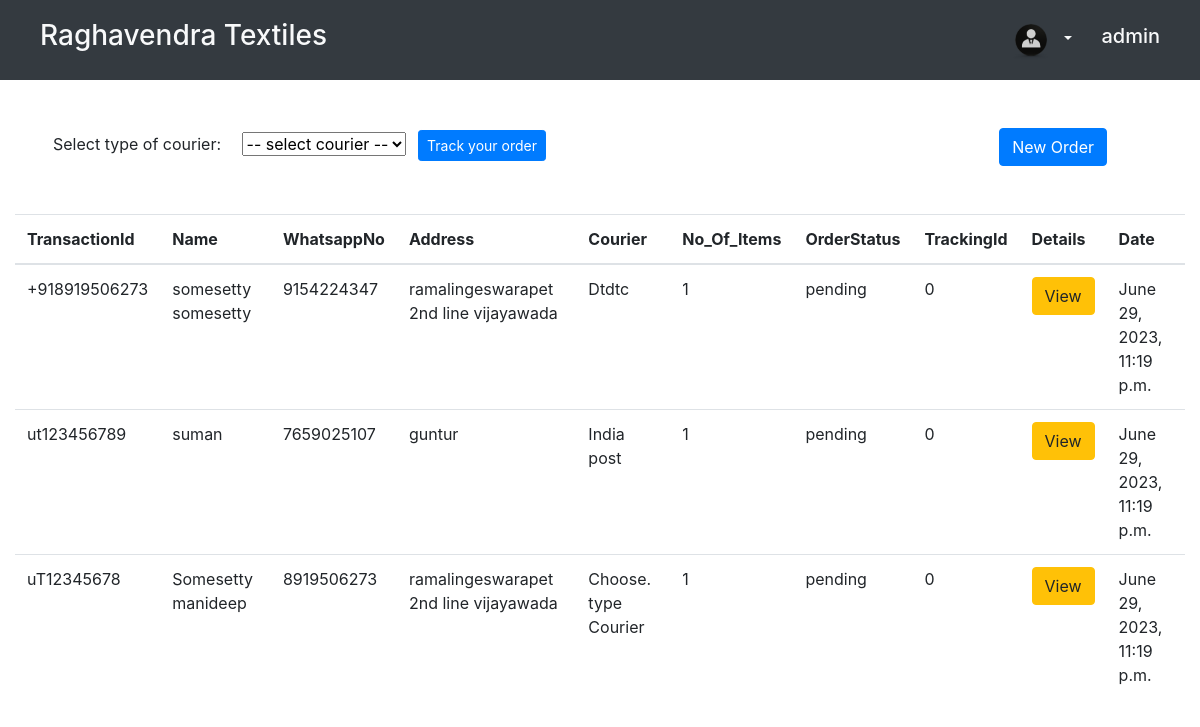
Screenshot of /orders/ (signed in) with the database file from the repository.
### ragavendra_store/models.py (models this page shows, shortened)
class Orders(models.Model):
    OrderID = models.AutoField(primary_key=True)
    Name  = models.CharField(max_length=30,null=True, blank=True)
    WhatsappNo = models.IntegerField(null=True, blank=True)
    ContactNo = models.IntegerField(null=True, blank=True)
    Address = models.CharField(max_length=250, blank=False)
    street_name = models.CharField(max_length=255,null=True, blank=True)
    city = models.CharField(max_length=255,null=True, blank=True)
    state = models.CharField(max_length=255,null=True, blank=True)
    postal_code = models.CharField(max_length=10,null=True, blank=True)
    Courier = models.CharField(max_length=30, blank=False)
    TransactionId = models.CharField(max_length=25,default=0,null=True, blank=True)
    TrackingId = models.CharField(max_length=10,default=0,null=True, blank=True)
    No_Of_Items = models.IntegerField(null=True, blank=True)
    item_color = models.CharField(max_length=10,null=True, blank=True)
    item_size = models.CharField(max_length=10,null=True, blank=True)
    file = models.FileField()
    STATUS_CHOICES = (
        ('Pending', 'Pending'),
        ('Approved', 'Approved'),
        ('Rejected', 'Rejected'),
        ('Production', 'Production'),
        ('Out of Delivery', 'Out of Delivery'),
        ('completed', 'completed'),
    )
    OrderStatus = models.CharField(max_length=20, choices=STATUS_CHOICES, default='pending')
    Date = models.DateTimeField(default=datetime.now())
    user = models.ForeignKey(User, on_delete=models.CASCADE, default=1)

### ragavendra_store/views.py (the view, shortened to what this page needs)
# urls.py: path('orders/',orders, name='orders'),
@login_required
def orders(request):
    tracking_id = ''
    unique_orders = []
    orders_list = Orders.objects.filter(user=request.user).values_list('TransactionId', flat=True).distinct()
    for transaction_id in orders_list:
        order = Orders.objects.filter(user=request.user, TransactionId=transaction_id).first()
        unique_orders.append(order)
    view_orders_list = Orders.objects.all()
    oUser_INFO = User_info.objects.filter(userid = request.user.id).first()
    x = oUser_INFO
    return render(request ,"static_pages/orders.html" ,{"orders_list":unique_orders,"view_orders_list":view_orders_list,'profile':oUser_INFO})

### templates/static_pages/orders.html (shortened to what this page needs)
{% extends 'static_pages/base.html' %}
{% load static %}
{% block content %}
  <nav class="navbar navbar-expand-lg navbar-dark bg-dark">
    <div class="container-fluid px-2 px-md-4">
        <div class="navbar-brand">
            <h3 class="text-light">Raghavendra Textiles</h3>
        </div>
        <div class="d-flex align-items-center">
            <div class="dropdown mr-3">
                <button class="btn btn-transparent text-light dropdown-toggle" type="button" id="dropdownMenuButton" data-toggle="dropdown" aria-haspopup="true" aria-expanded="false">
                    <img src="{% static 'images/profile-icon.png' %}" class="profile-img" alt="IMG">
                </button>
            </div>
            <h5 class="text-light">{{ request.user }}</h5>
        </div>
    </div>
</nav>
   <div class="container d-flex" style="display: flex;justify-content: space-between;align-items: center;">
    <diV>
    <label for="courier" class="mx-2">Select type of courier:</label>
    <select name="courier" id="courier" class="mx-2">
      <option value="" selected> -- select courier -- </option>
    </select>
    <button class="btn btn-primary btn-sm" onclick="SelectedOption()">Track your order</button>
  </diV>
    <div class="d-flex justify-content-end mt-5 mb-5 px-5">
        <button class="btn btn-primary" data-toggle="modal" data-target="#staticBackdrop">New Order</button>
    </div>
  </div>
  <div class="container-fluid">
    <div class="table-responsive">
        <table class="table table-hover">
            <thead>
                <tr>
                    <th scope="col">TransactionId</th>
                    <th scope="col">Name</th>
                    <th scope="col">WhatsappNo</th>
                    <th scope="col">Address</th>
                    <th scope="col">Courier</th>
                    <th scope="col">No_Of_Items</th>
                    <th scope="col">OrderStatus</th>
                    <th scope="col">TrackingId</th>
                    <th scope="col">Details</th>
                    <th scope="col">Date</th>
                </tr>
            </thead>
            <tbody>
                {% for item in orders_list %}
                    <tr>
                        <td>{{ item.TransactionId }}</td>
                        <td>{{ item.Name }}</td>
                        <td>{{ item.WhatsappNo }}</td>
                        <td>{{ item.Address }}</td>
                        <td>{{ item.Courier }}</td>
                        <td>{{ item.No_Of_Items }}</td>
                        <td>{{ item.OrderStatus }}</td>
                        <td>{{ item.TrackingId }}</td>
                        <td>
                            <button class="btn btn-warning" data-toggle="modal" data-target="#viemyorders{{ item.TransactionId }}">View</button>
                        </td>
                        <td>{{ item.Date }}</td>
                    </tr>
                {% endfor %}
            </tbody>
        </table>
    </div>
</div>
{% endblock %}

### templates/static_pages/base.html (shortened to what this page needs)
{% load static %}
<!DOCTYPE html>
<html lang="en">
<head>
	<link rel="stylesheet" type="text/css" href="{% static 'vendor/bootstrap/css/bootstrap.min.css' %}">
	<link rel="stylesheet" type="text/css" href="{fonts/font-awesome-4.7.0/css/font-awesome.min.css' %}">
	<link rel="stylesheet" type="text/css" href="{% static 'vendor//animate/animate.css' %}">
	<link rel="stylesheet" type="text/css" href="{% static 'vendor//css-hamburgers/hamburgers.min.css' %}">
	<link rel="stylesheet" type="text/css" href="{% static 'vendor//select2/select2.min.css' %}">
  <link rel="stylesheet" type="text/css" href="{% static 'css/style.css' %}">
<link
    rel="stylesheet"
    href="https://cdnjs.cloudflare.com/ajax/libs/animate.css/4.1.1/animate.min.css"
  />
	<link rel="stylesheet" type="text/css" href="{% static 'css/util.css' %}">
	<link rel="stylesheet" type="text/css" href="{% static 'css/main.css' %}">
    <link rel="stylesheet" href="https://cdn.jsdelivr.net/npm/bootstrap@4.5.3/dist/css/bootstrap.min.css">
</head>
<body>
    {% block content %}
    {% endblock %}
</body>
</html>

### static_files/css/main.css (style rules this page uses)
* { margin: 0px; padding: 0px; box-sizing: border-box; }
body, html { height: 100%; font-family: Poppins-Regular, sans-serif; }
h1,h2,h3,h4,h5,h6 { margin: 0px; }
button { outline: none !important; border: none; background: transparent; }

### rows the page displays
Orders: TransactionId "+918919506273", Name "somesetty somesetty", WhatsappNo "9154224347", Address "ramalingeswarapet 2nd line vijayawada", Courier "Dtdtc", No_Of_Items "1", OrderStatus "pending", TrackingId "0", Date "June 29, 2023, 11:19 p.m."
Orders: TransactionId "ut123456789", Name "suman", WhatsappNo "7659025107", Address "guntur", Courier "India post", No_Of_Items "1", OrderStatus "pending", TrackingId "0", Date "June 29, 2023, 11:19 p.m."
Orders: TransactionId "uT12345678", Name "Somesetty manideep", WhatsappNo "8919506273", Address "ramalingeswarapet 2nd line vijayawada", Courier "Choose. type Courier", No_Of_Items "1", OrderStatus "pending", TrackingId "0", Date "June 29, 2023, 11:19 p.m."

### other values shown
{{ request.user }} "admin"
